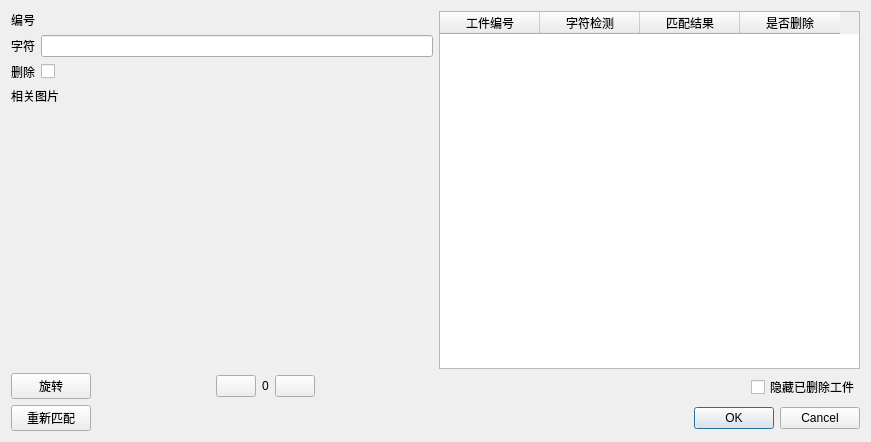
<?xml version="1.0" encoding="UTF-8"?>
<ui version="4.0">
 <class>CheckDialog</class>
 <widget class="QDialog" name="CheckDialog">
  <property name="geometry">
   <rect>
    <x>0</x>
    <y>0</y>
    <width>871</width>
    <height>442</height>
   </rect>
  </property>
  <property name="windowTitle">
   <string>检测清单</string>
  </property>
  <property name="modal">
   <bool>false</bool>
  </property>
  <layout class="QVBoxLayout" name="verticalLayout_4">
   <item>
    <layout class="QHBoxLayout" name="horizontalLayout_5">
     <item>
      <layout class="QVBoxLayout" name="verticalLayout_2">
       <item>
        <layout class="QGridLayout" name="gridLayout">
         <item row="1" column="0">
          <widget class="QLabel" name="label">
           <property name="text">
            <string>字符</string>
           </property>
          </widget>
         </item>
         <item row="0" column="0">
          <widget class="QLabel" name="label_2">
           <property name="text">
            <string>编号</string>
           </property>
          </widget>
         </item>
         <item row="1" column="2">
          <widget class="QLineEdit" name="lineEdit_char"/>
         </item>
         <item row="0" column="2">
          <widget class="QLabel" name="lab_number">
           <property name="text">
            <string/>
           </property>
          </widget>
         </item>
         <item row="2" column="0">
          <widget class="QLabel" name="label_3">
           <property name="text">
            <string>删除</string>
           </property>
          </widget>
         </item>
         <item row="2" column="2">
          <widget class="QCheckBox" name="checkBox_del">
           <property name="text">
            <string/>
           </property>
          </widget>
         </item>
        </layout>
       </item>
       <item>
        <layout class="QVBoxLayout" name="verticalLayout">
         <item>
          <widget class="QLabel" name="label_4">
           <property name="text">
            <string>相关图片</string>
           </property>
          </widget>
         </item>
         <item>
          <widget class="QLabel" name="lab_pic">
           <property name="sizePolicy">
            <sizepolicy hsizetype="Expanding" vsizetype="Expanding">
             <horstretch>0</horstretch>
             <verstretch>0</verstretch>
            </sizepolicy>
           </property>
           <property name="text">
            <string/>
           </property>
          </widget>
         </item>
         <item>
          <layout class="QHBoxLayout" name="horizontalLayout_2">
           <item>
            <widget class="QPushButton" name="pbt_revloe">
             <property name="text">
              <string>旋转</string>
             </property>
            </widget>
           </item>
           <item>
            <spacer name="horizontalSpacer">
             <property name="orientation">
              <enum>Qt::Horizontal</enum>
             </property>
             <property name="sizeHint" stdset="0">
              <size>
               <width>40</width>
               <height>20</height>
              </size>
             </property>
            </spacer>
           </item>
           <item>
            <widget class="QPushButton" name="pbt_pre">
             <property name="text">
              <string/>
             </property>
             <property name="icon">
              <iconset resource="../resource.qrc">
               <normaloff>:/image/arrow_left.png</normaloff>:/image/arrow_left.png</iconset>
             </property>
            </widget>
           </item>
           <item>
            <widget class="QLabel" name="lab_page">
             <property name="text">
              <string>0</string>
             </property>
            </widget>
           </item>
           <item>
            <widget class="QPushButton" name="pbt_next">
             <property name="text">
              <string/>
             </property>
             <property name="icon">
              <iconset resource="../resource.qrc">
               <normaloff>:/image/arrow_right.png</normaloff>:/image/arrow_right.png</iconset>
             </property>
            </widget>
           </item>
           <item>
            <spacer name="horizontalSpacer_2">
             <property name="orientation">
              <enum>Qt::Horizontal</enum>
             </property>
             <property name="sizeHint" stdset="0">
              <size>
               <width>40</width>
               <height>20</height>
              </size>
             </property>
            </spacer>
           </item>
          </layout>
         </item>
        </layout>
       </item>
      </layout>
     </item>
     <item>
      <layout class="QVBoxLayout" name="verticalLayout_3">
       <item>
        <layout class="QHBoxLayout" name="horizontalLayout">
         <item>
          <widget class="QTableWidget" name="tableWidget">
           <property name="editTriggers">
            <set>QAbstractItemView::NoEditTriggers</set>
           </property>
           <property name="alternatingRowColors">
            <bool>true</bool>
           </property>
           <property name="selectionMode">
            <enum>QAbstractItemView::SingleSelection</enum>
           </property>
           <property name="selectionBehavior">
            <enum>QAbstractItemView::SelectRows</enum>
           </property>
           <property name="sortingEnabled">
            <bool>true</bool>
           </property>
           <attribute name="verticalHeaderVisible">
            <bool>false</bool>
           </attribute>
           <column>
            <property name="text">
             <string>工件编号</string>
            </property>
           </column>
           <column>
            <property name="text">
             <string>字符检测</string>
            </property>
           </column>
           <column>
            <property name="text">
             <string>匹配结果</string>
            </property>
           </column>
           <column>
            <property name="text">
             <string>是否删除</string>
            </property>
           </column>
          </widget>
         </item>
        </layout>
       </item>
       <item>
        <layout class="QHBoxLayout" name="horizontalLayout_4">
         <item>
          <spacer name="horizontalSpacer_4">
           <property name="orientation">
            <enum>Qt::Horizontal</enum>
           </property>
           <property name="sizeHint" stdset="0">
            <size>
             <width>40</width>
             <height>20</height>
            </size>
           </property>
          </spacer>
         </item>
         <item>
          <widget class="QCheckBox" name="checkBox_showDel">
           <property name="text">
            <string>隐藏已删除工件</string>
           </property>
          </widget>
         </item>
        </layout>
       </item>
      </layout>
     </item>
    </layout>
   </item>
   <item>
    <layout class="QHBoxLayout" name="horizontalLayout_3">
     <item>
      <widget class="QPushButton" name="pbt_rematch">
       <property name="text">
        <string>重新匹配</string>
       </property>
      </widget>
     </item>
     <item>
      <spacer name="horizontalSpacer_3">
       <property name="orientation">
        <enum>Qt::Horizontal</enum>
       </property>
       <property name="sizeHint" stdset="0">
        <size>
         <width>40</width>
         <height>20</height>
        </size>
       </property>
      </spacer>
     </item>
     <item>
      <widget class="QDialogButtonBox" name="buttonBox">
       <property name="sizePolicy">
        <sizepolicy hsizetype="Minimum" vsizetype="Fixed">
         <horstretch>0</horstretch>
         <verstretch>0</verstretch>
        </sizepolicy>
       </property>
       <property name="orientation">
        <enum>Qt::Horizontal</enum>
       </property>
       <property name="standardButtons">
        <set>QDialogButtonBox::Cancel|QDialogButtonBox::Ok</set>
       </property>
      </widget>
     </item>
    </layout>
   </item>
  </layout>
 </widget>
 <resources>
  <include location="../resource.qrc"/>
 </resources>
 <connections>
  <connection>
   <sender>buttonBox</sender>
   <signal>accepted()</signal>
   <receiver>CheckDialog</receiver>
   <slot>accept()</slot>
   <hints>
    <hint type="sourcelabel">
     <x>248</x>
     <y>254</y>
    </hint>
    <hint type="destinationlabel">
     <x>157</x>
     <y>274</y>
    </hint>
   </hints>
  </connection>
  <connection>
   <sender>buttonBox</sender>
   <signal>rejected()</signal>
   <receiver>CheckDialog</receiver>
   <slot>reject()</slot>
   <hints>
    <hint type="sourcelabel">
     <x>316</x>
     <y>260</y>
    </hint>
    <hint type="destinationlabel">
     <x>286</x>
     <y>274</y>
    </hint>
   </hints>
  </connection>
 </connections>
</ui>
